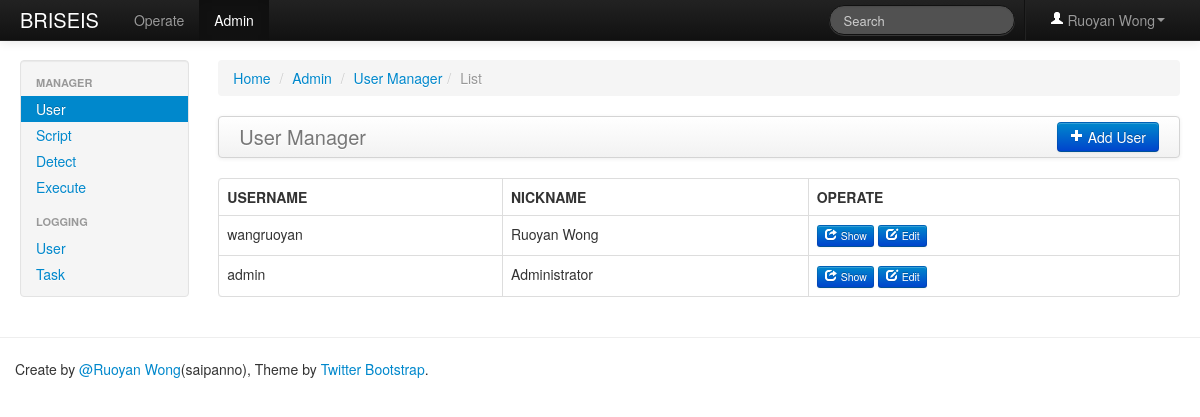
Page /admin/user/list (signed in) on the committed database.
### web/models/user.py (models this page shows, shortened)
class User(db.Model):
    __tablename__ = 'user_list'
    username = db.Column(db.UnicodeText, primary_key=True)
    nickname = db.Column(db.UnicodeText)
    password = db.Column(db.UnicodeText)
    group = db.Column(db.UnicodeText)

### web/views/admin.py (the view)
@app.route('/admin/user/list')
@login_required
def list_user_ctrl():
    if request.method == 'GET':
        users = User.query.all()
        return render_template('admin/show_user.html', users=users, type='List')

### web/extensions.py (called while the page is built)
def login_required(f):
    @wraps(f)
    def wrapper(*args, **kwargs):
        if not session.get('is_login'):
            flash('Login Required.', 'error')
            return redirect(url_for('user_login_ctrl', next=request.url))
        return f(*args, **kwargs)
    return wrapper

### web/templates/admin/show_user.html (shortened to what this page needs)
{% extends "admin/admin_base.html" %}
{% block active_admin_user %}active{% endblock %}
{% block main %}
    <div class="span10">
        <ul class="breadcrumb">
            <li><a href="/">Home</a> <span class="divider">/</span></li>
            <li class="#"><a href="#">Admin</a> <span class="divider">/</span></li>
            <li class="#"><a href="#">User Manager</a><span class="divider">/</span></li>
            <li class="active">{{ type }}</li>
        </ul>
    {% if type == 'List' %}
        <div class="navbar">
            <div class="navbar-inner">
                <a class="brand" href="#">User Manager</a>
                <div class="btn-group pull-right">
                    <a href="{{ url_for('create_user_ctrl')}}" class="btn btn-primary"><i class="icon-plus icon-white"></i> Add User</a>
                </div>
            </div>
        </div>
        <table class="table table-hover table-bordered">
            <thead>
            <tr>
                <th>USERNAME</th>
                <th>NICKNAME</th>
                <th>OPERATE</th>
            </tr>
            </thead>
            <tbody>
                {% for user in users %}
                    <tr>
                        <td>{{ user.username }}</td>
                        <td>{{ user.nickname }}</td>
                        <td>
                            <a href="#" class="btn btn-mini btn-primary"><i class="icon-share icon-white"></i> Show</a>
                            <a href="#" class="btn btn-mini btn-primary"><i class="icon-edit icon-white"></i> Edit</a>
                        </td>
                    </tr>
                {% endfor %}
            </tbody>
        </table>
    {% endif %}
    </div>
{% endblock %}

### web/templates/layout.html (shortened to what this page needs)
{% extends "header.html" %}
{% import "macro.html" as ext %}
{% block body %}
    <div class="navbar navbar-inverse navbar-fixed-top">
        <div class="navbar-inner">
            <div class="container-fluid">
                <a class="brand" href="{{ url_for('index_ctrl') }}">BRISEIS</a>
                <ul class="nav">
                    <li class="{% block active_operate %}{% endblock %}"><a href="{{ url_for("show_detect_ctrl", style='PingDetect') }}">Operate</a></li>
                    <li class="{% block active_admin %}{% endblock %}"><a href="{{ url_for("list_script_ctrl") }}">Admin</a></li>
                </ul>
                <ul class="nav pull-right">
                    <li class="divider-vertical"></li>
                    <li class="dropdown"><a href="#" class="dropdown-toggle" data-toggle="dropdown"><i class="icon-user icon-white"></i> {{ session['user'].nickname }}<b class="caret"></b></a>
                    </li>
                </ul>
                <form class="navbar-search pull-right" action="">
                    <input class="search-query span2" placeholder="Search" type="text">
                </form>
            </div>
        </div>
    </div>
    <div class="container-fluid">
        <div class="row-fluid">
            {% block sidebar %}
            {% endblock %}
            {% block main %}{% endblock %}
        </div>
    </div>
{% endblock %}

### web/templates/layout.html (style rules this page uses)
body { padding-top: 60px; padding-bottom: 40px; }

### rows in the picture
User: user.nickname "Ruoyan Wong", username "wangruoyan", nickname "Ruoyan Wong"
User: username "admin", nickname "Administrator"

### other values in the picture
{{ type }} "List"
